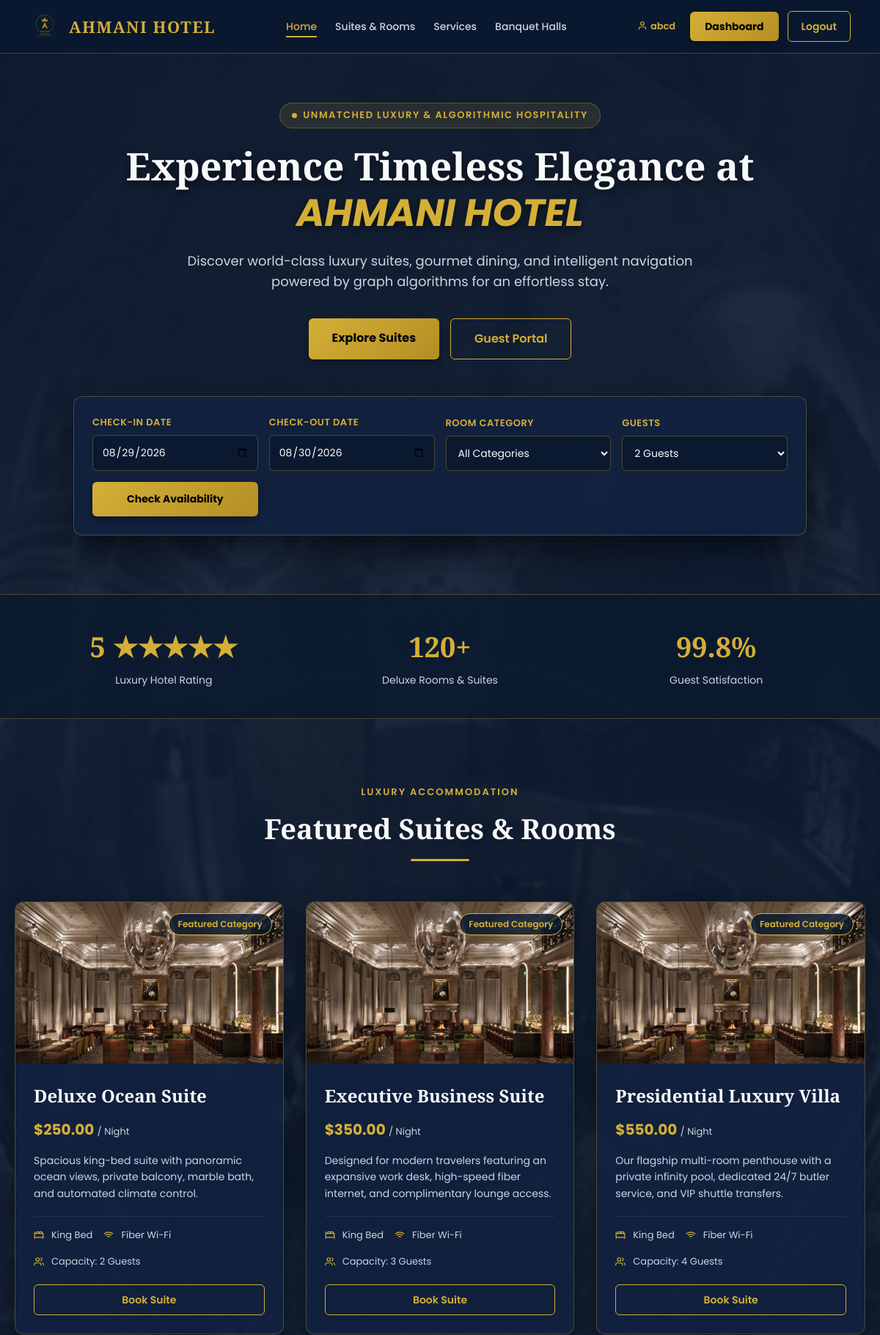
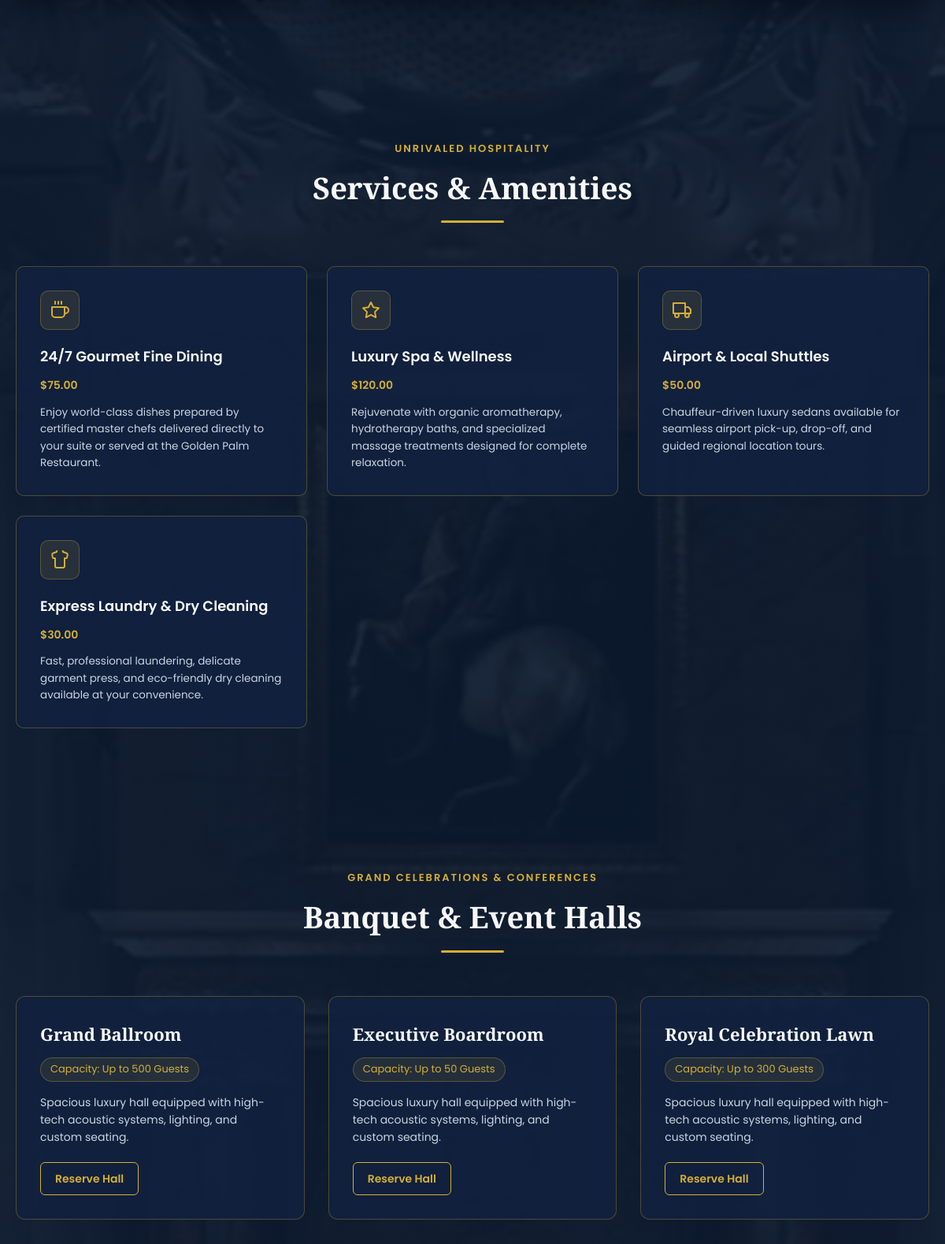
/ (signed in, upper part), run on the app's committed database (2 pictures, top to bottom).
### tables this page shows
CREATE TABLE `room_types` (
  `room_type_id` int(11) NOT NULL,
  `type_name` varchar(50) NOT NULL,
  `description` text DEFAULT NULL,
  `base_price` decimal(10,2) NOT NULL,
  `max_capacity` int(11) NOT NULL,
  `created_at` timestamp NOT NULL DEFAULT current_timestamp()
);

CREATE TABLE `services` (
  `service_id` int(11) NOT NULL,
  `service_name` varchar(100) NOT NULL,
  `description` text DEFAULT NULL,
  `price` decimal(10,2) NOT NULL,
  `status` enum('Available','Unavailable') DEFAULT 'Available',
  `created_at` timestamp NOT NULL DEFAULT current_timestamp()
);

CREATE TABLE `halls` (
  `hall_id` int(11) NOT NULL,
  `hall_name` varchar(100) NOT NULL,
  `capacity` int(11) NOT NULL
);

### index.php (the view, shortened to what this page needs)
<?php
require_once 'db.php';
$is_logged_in = isset($_SESSION['username']);
$user_name = $is_logged_in ? $_SESSION['username'] : '';
$user_type = $is_logged_in ? $_SESSION['user_type'] : '';
$dashboard_link = "login.php";
if ($is_logged_in) {
	if ($user_type === 'Admin') {
		$dashboard_link = "admin_dashboard.php";
	} else if ($user_type === 'Staff') {
		$dashboard_link = "staff_dashboard.php";
	} else {
		$dashboard_link = "guest_dashboard.php";
	}
}
$check_in_val = '';
$check_out_val = '';
$selected_guests = 2;
function getServiceIconSvg($service_name)
{
	$name = strtolower($service_name);
	if (strpos($name, 'dine') !== false || strpos($name, 'food') !== false || strpos($name, 'breakfast') !== false || strpos($name, 'restaurant') !== false || strpos($name, 'dining') !== false) {
		return '<svg width="24" height="24" viewBox="0 0 24 24" fill="none" stroke="var(--accent-gold)" stroke-width="2" stroke-linecap="round" stroke-linejoin="round"><path d="M18 8h1a4 4 0 0 1 0 8h-1M2 8h16v9a4 4 0 0 1-4 4H6a4 4 0 0 1-4-4V8zM6 1v3M10 1v3M14 1v3"/></svg>';
	} elseif (strpos($name, 'spa') !== false || strpos($name, 'massage') !== false || strpos($name, 'wellness') !== false) {
		return '<svg width="24" height="24" viewBox="0 0 24 24" fill="none" stroke="var(--accent-gold)" stroke-width="2" stroke-linecap="round" stroke-linejoin="round"><path d="M12 2l3.09 6.26L22 9.27l-5 4.87 1.18 6.88L12 17.77l-6.18 3.25L7 14.14 2 9.27l6.91-1.01L12 2z"/></svg>';
	} elseif (strpos($name, 'trans') !== false || strpos($name, 'shuttle') !== false || strpos($name, 'car') !== false || strpos($name, 'airport') !== false || strpos($name, 'cab') !== false) {
		return '<svg width="24" height="24" viewBox="0 0 24 24" fill="none" stroke="var(--accent-gold)" stroke-width="2" stroke-linecap="round" stroke-linejoin="round"><rect x="1" y="3" width="15" height="13"/><polygon points="16 8 20 8 23 11 23 16 16 16 16 8"/><circle cx="5.5" cy="18.5" r="2.5"/><circle cx="18.5" cy="18.5" r="2.5"/></svg>';
	} elseif (strpos($name, 'wifi') !== false || strpos($name, 'internet') !== false || strpos($name, 'net') !== false) {
		return '<svg width="24" height="24" viewBox="0 0 24 24" fill="none" stroke="var(--accent-gold)" stroke-width="2" stroke-linecap="round" stroke-linejoin="round"><path d="M5 12.55a11 11 0 0 1 14.08 0M1.42 9a16 16 0 0 1 21.16 0M8.53 16.11a6 6 0 0 1 6.95 0M12 20h.01"/></svg>';
	} elseif (strpos($name, 'gym') !== false || strpos($name, 'fit') !== false) {
		return '<svg width="24" height="24" viewBox="0 0 24 24" fill="none" stroke="var(--accent-gold)" stroke-width="2" stroke-linecap="round" stroke-linejoin="round"><path d="M6.5 6.5h11M6.5 17.5h11M2 12h20M4 9v6M20 9v6"/></svg>';
	} elseif (strpos($name, 'laundry') !== false || strpos($name, 'clean') !== false || strpos($name, 'wash') !== false) {
		return '<svg width="24" height="24" viewBox="0 0 24 24" fill="none" stroke="var(--accent-gold)" stroke-width="2" stroke-linecap="round" stroke-linejoin="round"><path d="M20.38 3.46L16 2a4 4 0 00-8 0L3.62 3.46a2 2 0 00-1.34 2.23l.58 3.47a1 1 0 00.99.84H6v10a2 2 0 002 2h8a2 2 0 002-2V10h2.15a1 1 0 00.99-.84l.58-3.47a2 2 0 00-1.34-2.23z"/></svg>';
	}
}
?>
<!DOCTYPE html>
<html lang="en">
<head>
	<link rel="stylesheet" href="index.css">
</head>
<body>
	<nav class="navbar">
		<a href="index.php" class="navbar-brand">
			<img src="logo.svg" alt="AHMANI HOTEL Logo">
			<span class="brand-title">AHMANI HOTEL</span>
		</a>
		<ul class="nav-menu" id="navMenu">
			<li><a href="#home" class="nav-link active">Home</a></li>
			<li><a href="#rooms" class="nav-link">Suites &amp; Rooms</a></li>
			<li><a href="#services" class="nav-link">Services</a></li>
			<li><a href="#halls" class="nav-link">Banquet Halls</a></li>
		</ul>
		<div class="nav-actions">
			<?php if ($is_logged_in): ?>
				<span class="user-welcome-tag"><svg width="14" height="14" viewBox="0 0 24 24" fill="none"
						stroke="var(--accent-gold)" stroke-width="2" style="vertical-align:-2px; margin-right:4px;">
						<path d="M20 21v-2a4 4 0 0 0-4-4H8a4 4 0 0 0-4 4v2" />
						<circle cx="12" cy="7" r="4" />
					</svg><?php echo htmlspecialchars($user_name); ?></span>
				<a href="<?php echo $dashboard_link; ?>" class="btn-primary">Dashboard</a>
				<a href="logout.php" class="btn-outline">Logout</a>
			<?php else: ?>
				<a href="login.php" class="btn-outline">Sign In</a>
				<a href="login.php" class="btn-primary">Book Now</a>
			<?php endif; ?>
		</div>
	</nav>
	<section class="hero-section" id="home">
		<div class="hero-badge"><span
				style="display:inline-block; width:7px; height:7px; background:var(--accent-gold); border-radius:50%; margin-right:8px; vertical-align:middle;"></span>Unmatched
			Luxury &amp; Algorithmic Hospitality</div>
		<h1 class="hero-title">Experience Timeless Elegance at <span>AHMANI HOTEL</span></h1>
		<p class="hero-subtitle">Discover world-class luxury suites, gourmet dining, and intelligent navigation powered
			by graph algorithms for an effortless stay.</p>
		<div class="hero-buttons">
			<a href="#rooms" class="btn-primary" style="padding: 14px 32px; font-size: 16px;">Explore Suites</a>
			<a href="<?php echo $dashboard_link; ?>" class="btn-outline"
				style="padding: 14px 32px; font-size: 16px;">Guest Portal</a>
		</div>
		<div class="hero-search-container">
			<form action="#availability-results" method="POST" class="hero-search-grid">
				<div class="search-group">
					<label>Check-In Date</label>
					<input type="date" name="check_in_date" required id="checkInDate"
						value="<?php echo htmlspecialchars($check_in_val); ?>">
				</div>
				<div class="search-group">
					<label>Check-Out Date</label>
					<input type="date" name="check_out_date" required id="checkOutDate"
						value="<?php echo htmlspecialchars($check_out_val); ?>">
				</div>
				<div class="search-group">
					<label>Room Category</label>
					<select name="room_category">
						<option value="">All Categories</option>
					</select>
				</div>
				<div class="search-group">
					<label>Guests</label>
					<select name="guest_count">
						<option value="2" <?php echo ($selected_guests === 2) ? 'selected' : ''; ?>>2 Guests</option>
					</select>
				</div>
				<button type="submit" name="check_availability_btn" class="btn-primary"
					style="width:100%; padding:13px;">Check Availability</button>
			</form>
		</div>
	</section>
	<section class="stats-section">
		<div class="stats-container">
			<div>
				<div class="stat-number">5 ★★★★★</div>
				<div class="stat-label">Luxury Hotel Rating</div>
			</div>
			<div>
				<div class="stat-number">120+</div>
				<div class="stat-label">Deluxe Rooms &amp; Suites</div>
			</div>
			<div>
				<div class="stat-number">99.8%</div>
				<div class="stat-label">Guest Satisfaction</div>
			</div>
		</div>
	</section>
	<section class="section" id="rooms">
		<div class="section-header">
			<span class="section-tag">Luxury Accommodation</span>
			<h2 class="main-title">Featured Suites &amp; Rooms</h2>
		</div>
		<div class="rooms-grid">
			<?php
			$sql = "SELECT * FROM room_types";
			$result = mysqli_query($conn, $sql);
			while ($row = mysqli_fetch_assoc($result)) {
				?>
				<div class="room-card">
					<div class="room-img-container">
						<img src="hotel_bg.jpg" alt="<?php echo htmlspecialchars($row['type_name']); ?>" class="room-img">
						<span class="room-badge">Featured Category</span>
					</div>
					<div class="room-body">
						<h3 class="room-name"><?php echo htmlspecialchars($row['type_name']); ?></h3>
						<div class="room-price">$<?php echo number_format($row['base_price'], 2); ?> <span>/ Night</span>
						</div>
						<p class="room-desc"><?php echo htmlspecialchars($row['description']); ?></p>
						<div class="room-amenities">
							<div class="amenity-item"><svg width="14" height="14" viewBox="0 0 24 24" fill="none"
									stroke="var(--accent-gold)" stroke-width="2" style="margin-right:4px;">
									<path
										d="M2 4v16M2 8h20v12M2 17h20M6 8V6a2 2 0 0 1 2-2h3a2 2 0 0 1 2 2v2M13 8V6a2 2 0 0 1 2-2h3a2 2 0 0 1 2 2v2" />
								</svg> King Bed</div>
							<div class="amenity-item"><svg width="14" height="14" viewBox="0 0 24 24" fill="none"
									stroke="var(--accent-gold)" stroke-width="2" style="margin-right:4px;">
									<path
										d="M5 12.55a11 11 0 0 1 14.08 0M1.42 9a16 16 0 0 1 21.16 0M8.53 16.11a6 6 0 0 1 6.95 0M12 20h.01" />
								</svg> Fiber Wi-Fi</div>
							<div class="amenity-item"><svg width="14" height="14" viewBox="0 0 24 24" fill="none"
									stroke="var(--accent-gold)" stroke-width="2" style="margin-right:4px;">
									<path d="M17 21v-2a4 4 0 0 0-4-4H5a4 4 0 0 0-4 4v2" />
									<circle cx="9" cy="7" r="4" />
									<path d="M23 21v-2a4 4 0 0 0-3-3.87" />
									<path d="M16 3.13a4 4 0 0 1 0 7.75" />
								</svg> Capacity: <?php echo $row['max_capacity']; ?> Guests</div>
						</div>
						<a href="login.php" class="btn-outline" style="text-align:center;">Book Suite</a>
					</div>
				</div>
			<?php } ?>
		</div>
	</section>
	<section class="section" id="services">
		<div class="section-header">
			<span class="section-tag">Unrivaled Hospitality</span>
			<h2 class="main-title">Services &amp; Amenities</h2>
		</div>
		<div class="services-grid">
			<?php
			$sql = "SELECT * FROM services WHERE status = 'Available'";
			$result = mysqli_query($conn, $sql);
			while ($row = mysqli_fetch_assoc($result)) {
				?>
				<div class="service-card">
					<div class="service-icon">
						<?php echo getServiceIconSvg($row['service_name']); ?>
					</div>
					<h3 class="service-title"><?php echo htmlspecialchars($row['service_name']); ?></h3>
					<div class="service-price">$<?php echo number_format($row['price'], 2); ?></div>
					<p class="service-desc"><?php echo htmlspecialchars($row['description']); ?></p>
				</div>
			<?php } ?>
		</div>
	</section>
	<section class="section" id="halls">
		<div class="section-header">
			<span class="section-tag">Grand Celebrations &amp; Conferences</span>
			<h2 class="main-title">Banquet &amp; Event Halls</h2>
		</div>
		<div class="halls-grid">
			<?php
			$sql = "SELECT * FROM halls";
			$result = mysqli_query($conn, $sql);
			while ($row = mysqli_fetch_assoc($result)) {
				?>
				<div class="hall-card">
					<h3 class="hall-name"><?php echo htmlspecialchars($row['hall_name']); ?></h3>
					<span class="hall-capacity">Capacity: Up to <?php echo $row['capacity']; ?> Guests</span>
					<p style="color:var(--text-muted); font-size:14px; margin-bottom:20px;">Spacious luxury hall equipped
						with high-tech acoustic systems, lighting, and custom seating.</p>
					<a href="login.php" class="btn-outline" style="display:inline-block;">Reserve Hall</a>
				</div>
			<?php } ?>
		</div>
	</section>
</body>
</html>

### data on the page
room_types: type_name "Deluxe Ocean Suite", base_price "250.00", description "Spacious king-bed suite with panoramic ocean views, private balcony, marble bath, and automated climate control.", max_capacity "2"
room_types: type_name "Executive Business Suite", base_price "350.00", description "Designed for modern travelers featuring an expansive work desk, high-speed fiber internet, and complimentary lounge access.", max_capacity "3"
room_types: type_name "Presidential Luxury Villa", base_price "550.00", description "Our flagship multi-room penthouse with a private infinity pool, dedicated 24/7 butler service, and VIP shuttle transfers.", max_capacity "4"
services: service_name "24/7 Gourmet Fine Dining", price "75.00", description "Enjoy world-class dishes prepared by certified master chefs delivered directly to your suite or served at the Golden Palm Restaurant."
services: service_name "Luxury Spa & Wellness", price "120.00", description "Rejuvenate with organic aromatherapy, hydrotherapy baths, and specialized massage treatments designed for complete relaxation."
services: service_name "Airport & Local Shuttles", price "50.00", description "Chauffeur-driven luxury sedans available for seamless airport pick-up, drop-off, and guided regional location tours."
services: service_name "Express Laundry & Dry Cleaning", price "30.00", description "Fast, professional laundering, delicate garment press, and eco-friendly dry cleaning available at your convenience."
halls: hall_name "Grand Ballroom", capacity "500"
halls: hall_name "Executive Boardroom", capacity "50"
halls: hall_name "Royal Celebration Lawn", capacity "300"

### other printed values
$user_name "abcd"
